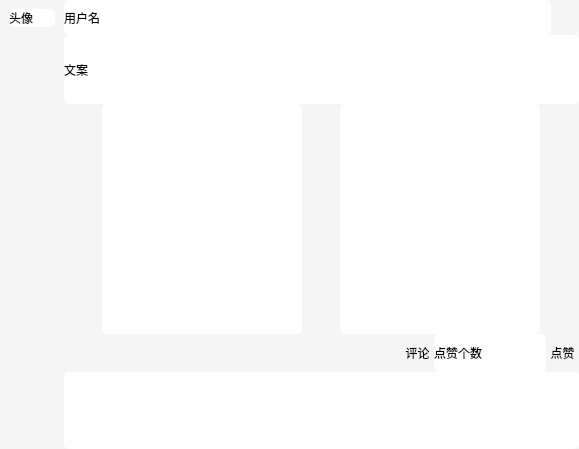
<?xml version="1.0" encoding="UTF-8"?>
<ui version="4.0">
 <class>friendWorksItem</class>
 <widget class="QWidget" name="friendWorksItem">
  <property name="geometry">
   <rect>
    <x>0</x>
    <y>0</y>
    <width>579</width>
    <height>449</height>
   </rect>
  </property>
  <property name="windowTitle">
   <string>Form</string>
  </property>
  <property name="styleSheet">
   <string notr="true">QWidget {
    background-color: #f5f5f5; /* 浅白色背景 */
    border-radius: 5px; /* 圆角边框 */
}
QLabel {
background-color: white;
}</string>
  </property>
  <layout class="QHBoxLayout" name="horizontalLayout" stretch="1,8">
   <property name="spacing">
    <number>0</number>
   </property>
   <property name="leftMargin">
    <number>0</number>
   </property>
   <property name="topMargin">
    <number>0</number>
   </property>
   <property name="rightMargin">
    <number>0</number>
   </property>
   <property name="bottomMargin">
    <number>0</number>
   </property>
   <item>
    <widget class="QWidget" name="widget" native="true">
     <layout class="QVBoxLayout" name="verticalLayout">
      <item>
       <widget class="QLabel" name="label">
        <property name="sizePolicy">
         <sizepolicy hsizetype="Maximum" vsizetype="Maximum">
          <horstretch>0</horstretch>
          <verstretch>0</verstretch>
         </sizepolicy>
        </property>
        <property name="maximumSize">
         <size>
          <width>50</width>
          <height>50</height>
         </size>
        </property>
        <property name="text">
         <string>头像</string>
        </property>
       </widget>
      </item>
      <item>
       <spacer name="verticalSpacer">
        <property name="orientation">
         <enum>Qt::Orientation::Vertical</enum>
        </property>
        <property name="sizeType">
         <enum>QSizePolicy::Policy::MinimumExpanding</enum>
        </property>
        <property name="sizeHint" stdset="0">
         <size>
          <width>20</width>
          <height>40</height>
         </size>
        </property>
       </spacer>
      </item>
     </layout>
    </widget>
   </item>
   <item>
    <widget class="QWidget" name="widget_2" native="true">
     <layout class="QVBoxLayout" name="verticalLayout_2" stretch="1,2,10">
      <property name="spacing">
       <number>0</number>
      </property>
      <property name="leftMargin">
       <number>0</number>
      </property>
      <property name="topMargin">
       <number>0</number>
      </property>
      <property name="rightMargin">
       <number>0</number>
      </property>
      <property name="bottomMargin">
       <number>0</number>
      </property>
      <item>
       <widget class="QWidget" name="widget_3" native="true">
        <layout class="QHBoxLayout" name="horizontalLayout_2">
         <property name="spacing">
          <number>0</number>
         </property>
         <property name="leftMargin">
          <number>0</number>
         </property>
         <property name="topMargin">
          <number>0</number>
         </property>
         <property name="rightMargin">
          <number>0</number>
         </property>
         <property name="bottomMargin">
          <number>0</number>
         </property>
         <item>
          <widget class="QLabel" name="label_2">
           <property name="text">
            <string>用户名</string>
           </property>
          </widget>
         </item>
         <item>
          <widget class="QToolButton" name="toolButton_3">
           <property name="styleSheet">
            <string notr="true"/>
           </property>
           <property name="text">
            <string/>
           </property>
           <property name="iconSize">
            <size>
             <width>25</width>
             <height>25</height>
            </size>
           </property>
          </widget>
         </item>
        </layout>
       </widget>
      </item>
      <item>
       <widget class="QWidget" name="widget_4" native="true">
        <layout class="QVBoxLayout" name="verticalLayout_3">
         <property name="spacing">
          <number>0</number>
         </property>
         <property name="leftMargin">
          <number>0</number>
         </property>
         <property name="topMargin">
          <number>0</number>
         </property>
         <property name="rightMargin">
          <number>0</number>
         </property>
         <property name="bottomMargin">
          <number>0</number>
         </property>
         <item>
          <widget class="QLabel" name="label_3">
           <property name="text">
            <string>文案</string>
           </property>
          </widget>
         </item>
        </layout>
       </widget>
      </item>
      <item>
       <widget class="QWidget" name="widget_5" native="true">
        <layout class="QVBoxLayout" name="verticalLayout_4" stretch="2,1">
         <property name="spacing">
          <number>0</number>
         </property>
         <property name="leftMargin">
          <number>0</number>
         </property>
         <property name="topMargin">
          <number>0</number>
         </property>
         <property name="rightMargin">
          <number>0</number>
         </property>
         <property name="bottomMargin">
          <number>0</number>
         </property>
         <item>
          <widget class="QWidget" name="widget_6" native="true">
           <layout class="QHBoxLayout" name="horizontalLayout_4" stretch="1,1">
            <property name="spacing">
             <number>0</number>
            </property>
            <property name="leftMargin">
             <number>0</number>
            </property>
            <property name="topMargin">
             <number>0</number>
            </property>
            <property name="rightMargin">
             <number>0</number>
            </property>
            <property name="bottomMargin">
             <number>0</number>
            </property>
            <item>
             <widget class="QLabel" name="label_4">
              <property name="maximumSize">
               <size>
                <width>200</width>
                <height>300</height>
               </size>
              </property>
              <property name="text">
               <string/>
              </property>
             </widget>
            </item>
            <item>
             <widget class="QLabel" name="label_6">
              <property name="minimumSize">
               <size>
                <width>30</width>
                <height>30</height>
               </size>
              </property>
              <property name="maximumSize">
               <size>
                <width>200</width>
                <height>300</height>
               </size>
              </property>
              <property name="text">
               <string/>
              </property>
             </widget>
            </item>
           </layout>
          </widget>
         </item>
         <item>
          <widget class="QWidget" name="widget_7" native="true">
           <layout class="QVBoxLayout" name="verticalLayout_5" stretch="1,2">
            <property name="spacing">
             <number>0</number>
            </property>
            <property name="leftMargin">
             <number>0</number>
            </property>
            <property name="topMargin">
             <number>0</number>
            </property>
            <property name="rightMargin">
             <number>0</number>
            </property>
            <property name="bottomMargin">
             <number>0</number>
            </property>
            <item>
             <widget class="QWidget" name="widget_8" native="true">
              <layout class="QHBoxLayout" name="horizontalLayout_3" stretch="3,1,1,1">
               <property name="spacing">
                <number>0</number>
               </property>
               <property name="leftMargin">
                <number>0</number>
               </property>
               <property name="topMargin">
                <number>0</number>
               </property>
               <property name="rightMargin">
                <number>0</number>
               </property>
               <property name="bottomMargin">
                <number>0</number>
               </property>
               <item>
                <spacer name="horizontalSpacer">
                 <property name="orientation">
                  <enum>Qt::Orientation::Horizontal</enum>
                 </property>
                 <property name="sizeHint" stdset="0">
                  <size>
                   <width>35</width>
                   <height>20</height>
                  </size>
                 </property>
                </spacer>
               </item>
               <item>
                <widget class="QToolButton" name="toolButton">
                 <property name="text">
                  <string>评论</string>
                 </property>
                 <property name="icon">
                  <iconset resource="res.qrc">
                   <normaloff>:/weixin-pinglun.png</normaloff>:/weixin-pinglun.png</iconset>
                 </property>
                 <property name="iconSize">
                  <size>
                   <width>25</width>
                   <height>25</height>
                  </size>
                 </property>
                </widget>
               </item>
               <item>
                <widget class="QLabel" name="label_5">
                 <property name="text">
                  <string>点赞个数</string>
                 </property>
                </widget>
               </item>
               <item>
                <widget class="QToolButton" name="toolButton_2">
                 <property name="text">
                  <string>点赞</string>
                 </property>
                 <property name="icon">
                  <iconset resource="res.qrc">
                   <normaloff>:/dianzan.png</normaloff>:/dianzan.png</iconset>
                 </property>
                 <property name="iconSize">
                  <size>
                   <width>25</width>
                   <height>25</height>
                  </size>
                 </property>
                </widget>
               </item>
              </layout>
             </widget>
            </item>
            <item>
             <widget class="QWidget" name="widget_9" native="true">
              <layout class="QVBoxLayout" name="verticalLayout_6">
               <property name="spacing">
                <number>0</number>
               </property>
               <property name="leftMargin">
                <number>0</number>
               </property>
               <property name="topMargin">
                <number>0</number>
               </property>
               <property name="rightMargin">
                <number>0</number>
               </property>
               <property name="bottomMargin">
                <number>0</number>
               </property>
               <item>
                <widget class="QListView" name="listView">
                 <property name="styleSheet">
                  <string notr="true">QListView{
background-color:white;

}</string>
                 </property>
                </widget>
               </item>
              </layout>
             </widget>
            </item>
           </layout>
          </widget>
         </item>
        </layout>
       </widget>
      </item>
     </layout>
    </widget>
   </item>
  </layout>
 </widget>
 <resources>
  <include location="res.qrc"/>
 </resources>
 <connections/>
</ui>
